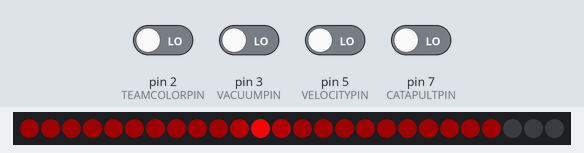
Simulated run of this sketch. Board: Arduino Uno, built with avr-gcc and run on an emulated ATmega328P. Parts: 26 RGB LEDs in strip order, left to right. The test bench sets the inputs (shaded band); at power-on: pin 2 (TEAMCOLORPIN), pin 3 (VACUUMPIN), pin 5 (VELOCITYPIN), pin 7 (CATAPULTPIN) LOW.

Above: at 1.2 s.
1.3 s: pin 2 (TEAMCOLORPIN) driven HIGH
At 1.51 s:
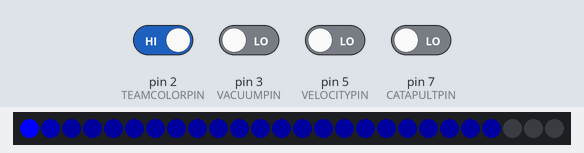
3.5 s: pin 3 (VACUUMPIN) driven HIGH
5.9 s: pin 7 (CATAPULTPIN) driven HIGH
8.3 s: pin 2 (TEAMCOLORPIN) driven LOW
At 9.07 s:
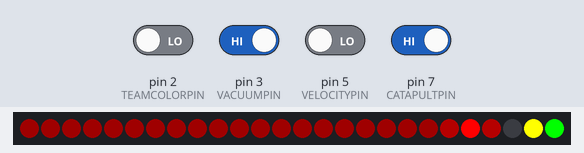
10.7 s: pin 3 (VACUUMPIN) driven LOW
13.1 s: pin 2 (TEAMCOLORPIN) driven HIGH
At 13.88 s:
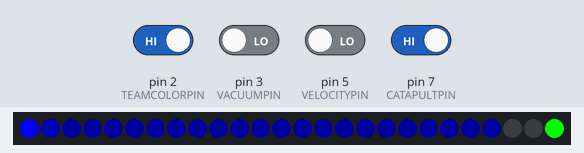

Measured:
- after the input at 1.3 s, the LEDs: first change at once (image 1 shows a later state)
- after the input at 8.3 s, the LEDs: first change after 0.27 s (image 2 shows a later state)
- after the input at 13.1 s, the LEDs: first change after 0.27 s (image 3 shows a later state)

The sketch:

kittV1.ino
```cpp
#include <Adafruit_NeoPixel.h>

#define NEOPIXELPIN 11
#define TEAMCOLORPIN 2
#define VACUUMPIN 3
#define VELOCITYPIN 5
#define CATAPULTPIN 7
#define NOPIXELS 26

// Parameter 1 = number of pixels in strip
// Parameter 2 = Arduino pin number (most are valid)
// Parameter 3 = pixel type flags, add together as needed:
//   NEO_KHZ800  800 KHz bitstream (most NeoPixel products w/WS2812 LEDs)
//   NEO_KHZ400  400 KHz (classic 'v1' (not v2) FLORA pixels, WS2811 drivers)
//   NEO_GRB     Pixels are wired for GRB bitstream (most NeoPixel products)
//   NEO_RGB     Pixels are wired for RGB bitstream (v1 FLORA pixels, not v2)
Adafruit_NeoPixel strip = Adafruit_NeoPixel(NOPIXELS, NEOPIXELPIN, NEO_GRB + NEO_KHZ800);

// IMPORTANT: To reduce NeoPixel burnout risk, add 1000 uF capacitor across
// pixel power leads, add 300 - 500 Ohm resistor on first pixel's data input
// and minimize distance between Arduino and first pixel.  Avoid connecting
// on a live circuit...if you must, connect GND first.

int pixelDirection = 1;
long previousMillis = 0;
long currentPixel = 0;

const uint32_t dimRed = strip.Color(32, 0, 0);
const uint32_t midRed = strip.Color(63, 0, 0);
const uint32_t brightRed = strip.Color(255, 0, 0);
const uint32_t dimBlue = strip.Color(0, 0, 32);
const uint32_t midBlue = strip.Color(0, 0, 63);
const uint32_t brightBlue = strip.Color(0, 0, 255);
const uint32_t brightGreen = strip.Color(0, 255, 0);
const uint32_t brightYellow = strip.Color(255, 255, 0);
const uint32_t black = strip.Color(0,0,0);
const long kittPixel = NOPIXELS - 3;
const long vacuumPixel = kittPixel + 1;
const long catapultPixel = kittPixel + 2;
const long directionChangePixel = kittPixel - 2;

long interval = 25;

int teamColor = 0;


void setup() {
  pinMode(TEAMCOLORPIN,INPUT);
  pinMode(VACUUMPIN,INPUT);
  pinMode(VELOCITYPIN,INPUT);
  pinMode(CATAPULTPIN,INPUT);
  strip.begin();
  strip.show();
}

void loop() {
  unsigned long currentMillis = millis();

  if (digitalRead(VELOCITYPIN) == HIGH) {
    interval = 15;
  } else {
    interval = 30;
  }

  if (digitalRead(VACUUMPIN) == HIGH) {
    strip.setPixelColor(vacuumPixel, brightYellow);
  } else {
    strip.setPixelColor(vacuumPixel, black);
  }


  if (digitalRead(CATAPULTPIN) == HIGH) {
    strip.setPixelColor(catapultPixel, brightGreen);
  }
  else {
    strip.setPixelColor(catapultPixel, black);
  }

  if(currentMillis - previousMillis > interval) {
    // save the last time you blinked the LED
    previousMillis = currentMillis;

    uint32_t dimColor = dimRed;
    uint32_t midColor = midRed;
    uint32_t brightColor = brightRed;

    for(uint16_t i=0; i < kittPixel; i++) {
      strip.setPixelColor(i, dimRed);
    }

    if (digitalRead(TEAMCOLORPIN) == HIGH) {
      dimColor = dimBlue;
      midColor = midBlue;
      brightColor = brightBlue;
      for(uint16_t i=0; i < kittPixel; i++) {
        strip.setPixelColor(i, dimBlue);
      }
    }

    currentPixel += pixelDirection;

    if (currentPixel > directionChangePixel) {
      pixelDirection = -1;
      currentPixel = directionChangePixel;
    }

    if (currentPixel < 0) {
      pixelDirection = 1;
      currentPixel = 0;
    }

    strip.setPixelColor(currentPixel - 1, midColor);
    strip.setPixelColor(currentPixel, brightColor);
    strip.setPixelColor(currentPixel + 1, midColor);

  }

  strip.show();
}
```
